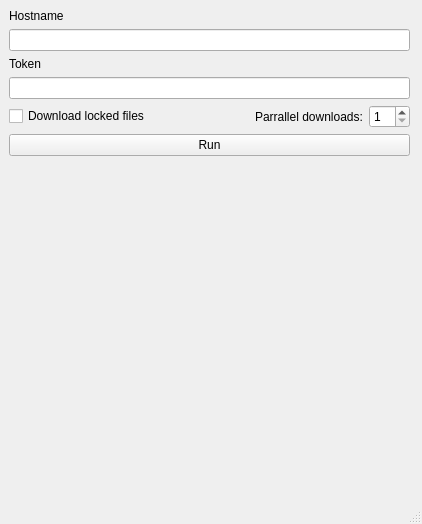
<?xml version="1.0" encoding="UTF-8"?>
<ui version="4.0">
 <class>MainWindow</class>
 <widget class="QMainWindow" name="MainWindow">
  <property name="geometry">
   <rect>
    <x>0</x>
    <y>0</y>
    <width>422</width>
    <height>524</height>
   </rect>
  </property>
  <property name="windowTitle">
   <string>MainWindow</string>
  </property>
  <widget class="QWidget" name="centralwidget">
   <widget class="QWidget" name="gridLayoutWidget">
    <property name="geometry">
     <rect>
      <x>9</x>
      <y>9</y>
      <width>401</width>
      <height>491</height>
     </rect>
    </property>
    <layout class="QGridLayout" name="gridLayout">
     <item row="6" column="0">
      <spacer name="verticalSpacer">
       <property name="orientation">
        <enum>Qt::Vertical</enum>
       </property>
       <property name="sizeHint" stdset="0">
        <size>
         <width>20</width>
         <height>40</height>
        </size>
       </property>
      </spacer>
     </item>
     <item row="5" column="0">
      <widget class="QPushButton" name="runPushButton">
       <property name="text">
        <string>Run</string>
       </property>
      </widget>
     </item>
     <item row="4" column="0">
      <layout class="QHBoxLayout" name="horizontalLayout_3">
       <item>
        <layout class="QHBoxLayout" name="horizontalLayout_4">
         <item>
          <widget class="QCheckBox" name="downloadLockedCheckBox">
           <property name="text">
            <string>Download locked files</string>
           </property>
          </widget>
         </item>
         <item>
          <spacer name="horizontalSpacer">
           <property name="orientation">
            <enum>Qt::Horizontal</enum>
           </property>
           <property name="sizeHint" stdset="0">
            <size>
             <width>40</width>
             <height>20</height>
            </size>
           </property>
          </spacer>
         </item>
         <item>
          <widget class="QLabel" name="label">
           <property name="text">
            <string>Parrallel downloads:</string>
           </property>
          </widget>
         </item>
         <item>
          <widget class="QSpinBox" name="parallelDownloadsSpinBox">
           <property name="minimum">
            <number>1</number>
           </property>
           <property name="maximum">
            <number>99</number>
           </property>
          </widget>
         </item>
        </layout>
       </item>
      </layout>
     </item>
     <item row="2" column="0">
      <widget class="QLabel" name="label_3">
       <property name="text">
        <string>Token</string>
       </property>
      </widget>
     </item>
     <item row="0" column="0">
      <widget class="QLabel" name="label_2">
       <property name="text">
        <string>Hostname</string>
       </property>
      </widget>
     </item>
     <item row="1" column="0">
      <widget class="QLineEdit" name="hostInput"/>
     </item>
     <item row="3" column="0">
      <widget class="QLineEdit" name="tokenInput"/>
     </item>
    </layout>
   </widget>
  </widget>
  <widget class="QStatusBar" name="statusbar"/>
 </widget>
 <resources/>
 <connections/>
</ui>
